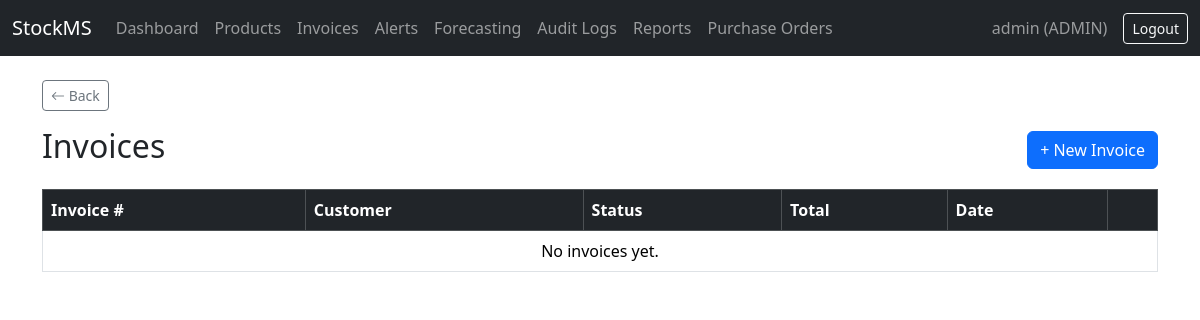
Before: /invoices/ (signed in) with the older database file.
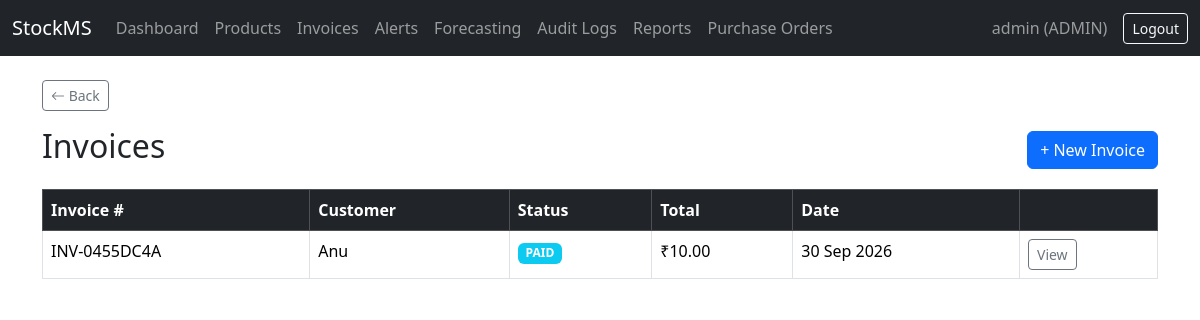
After: the same page with the newer database file.
### billing/models.py (models this page shows, shortened)
class Invoice(models.Model):
    class Status(models.TextChoices):
        PENDING = 'PENDING', 'Pending'
        PAID = 'PAID', 'Paid'
        CANCELLED = 'CANCELLED', 'Cancelled'
    invoice_number = models.CharField(max_length=20, unique=True)
    customer = models.ForeignKey(Customer, on_delete=models.SET_NULL, null=True, related_name='invoices')
    created_by = models.ForeignKey(settings.AUTH_USER_MODEL, on_delete=models.SET_NULL, null=True)
    status = models.CharField(max_length=10, choices=Status.choices, default=Status.PENDING)
    created_at = models.DateTimeField(auto_now_add=True)
    @property
    def total_amount(self):
        return sum(item.subtotal for item in self.items.all())

class Customer(models.Model):
    name = models.CharField(max_length=200)
    phone = models.CharField(max_length=20, blank=True)
    email = models.EmailField(blank=True)
    address = models.TextField(blank=True)
    def __str__(self):
        return self.name

class InvoiceItem(models.Model):
    invoice = models.ForeignKey(Invoice, on_delete=models.CASCADE, related_name='items')
    product = models.ForeignKey(Product, on_delete=models.PROTECT)
    quantity = models.PositiveIntegerField()
    unit_price = models.DecimalField(max_digits=10, decimal_places=2)
    @property
    def subtotal(self):
        return self.quantity * self.unit_price

### billing/views.py (the view)
# urls.py: path('', views.invoice_list, name='invoice_list'),
@login_required
def invoice_list(request):
    invoices = Invoice.objects.select_related('customer').all().order_by('-created_at')
    return render(request, 'billing/invoice_list.html', {'invoices': invoices})

### billing/templates/billing/invoice_list.html (shortened to what this page needs)
{% extends 'base.html' %}
{% block content %}
<div class="d-flex justify-content-between align-items-center mb-3">
    <h2>Invoices</h2>
    <a href="{% url 'invoice_create' %}" class="btn btn-primary">+ New Invoice</a>
</div>
<table class="table table-bordered table-hover">
    <thead class="table-dark">
        <tr>
            <th>Invoice #</th>
            <th>Customer</th>
            <th>Status</th>
            <th>Total</th>
            <th>Date</th>
            <th></th>
        </tr>
    </thead>
    <tbody>
        {% for invoice in invoices %}
        <tr>
            <td>{{ invoice.invoice_number }}</td>
            <td>{{ invoice.customer|default:"Walk-in" }}</td>
            <td><span class="badge bg-info">{{ invoice.status }}</span></td>
            <td>₹{{ invoice.total_amount }}</td>
            <td>{{ invoice.created_at|date:"d M Y" }}</td>
            <td><a href="{% url 'invoice_detail' invoice.pk %}" class="btn btn-sm btn-outline-secondary">View</a></td>
        </tr>
        {% empty %}
        <tr><td colspan="6" class="text-center">No invoices yet.</td></tr>
        {% endfor %}
    </tbody>
</table>
{% endblock %}

Changed rows visible on the page:
added Invoice: invoice_number "INV-0455DC4A", customer "Anu", status "PAID", total_amount "10.00", created_at "30 Sep 2026"
Other visible differences:
text no longer shown: "No invoices yet."
